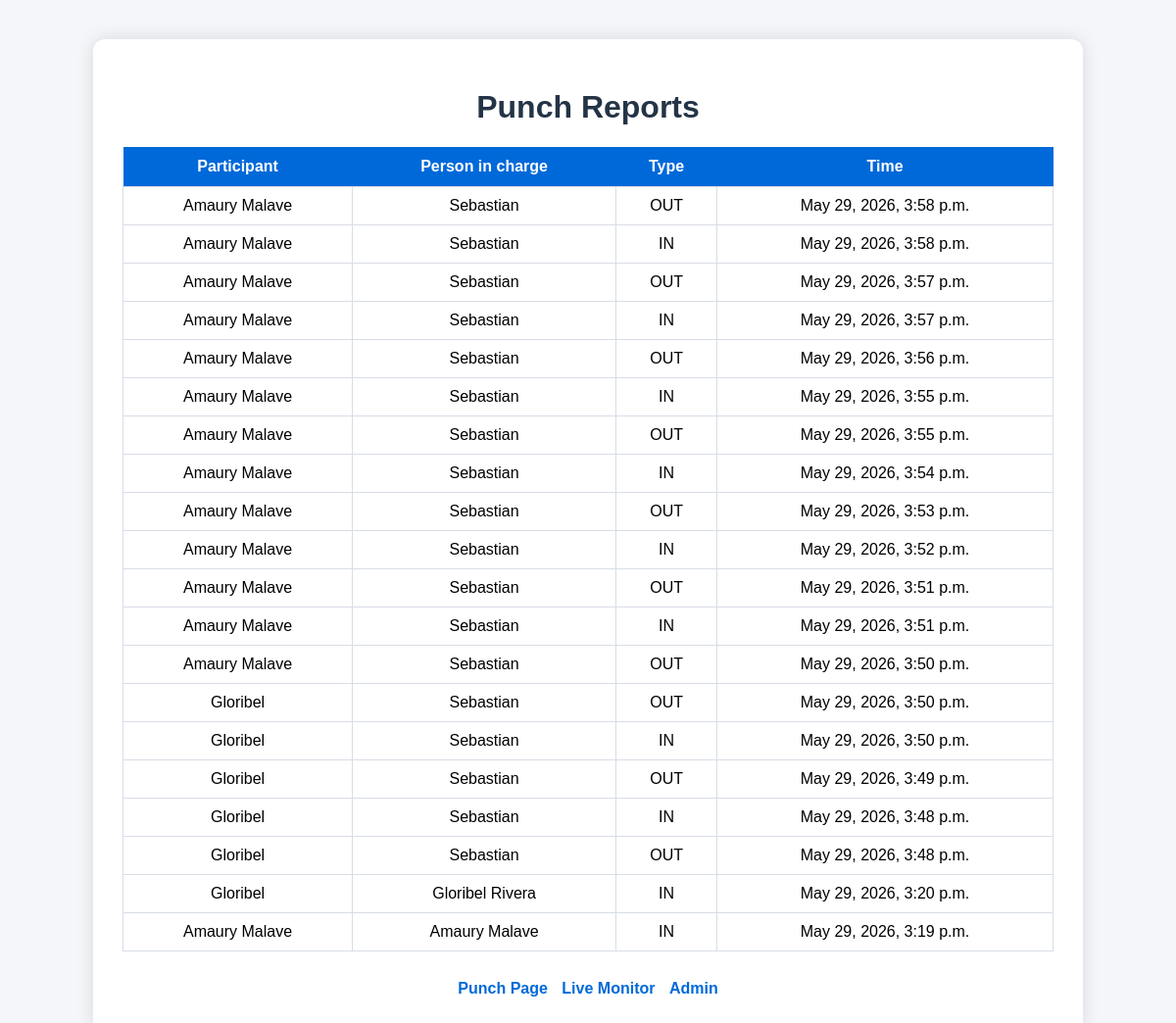
The page /reports/ on the database as committed earlier.
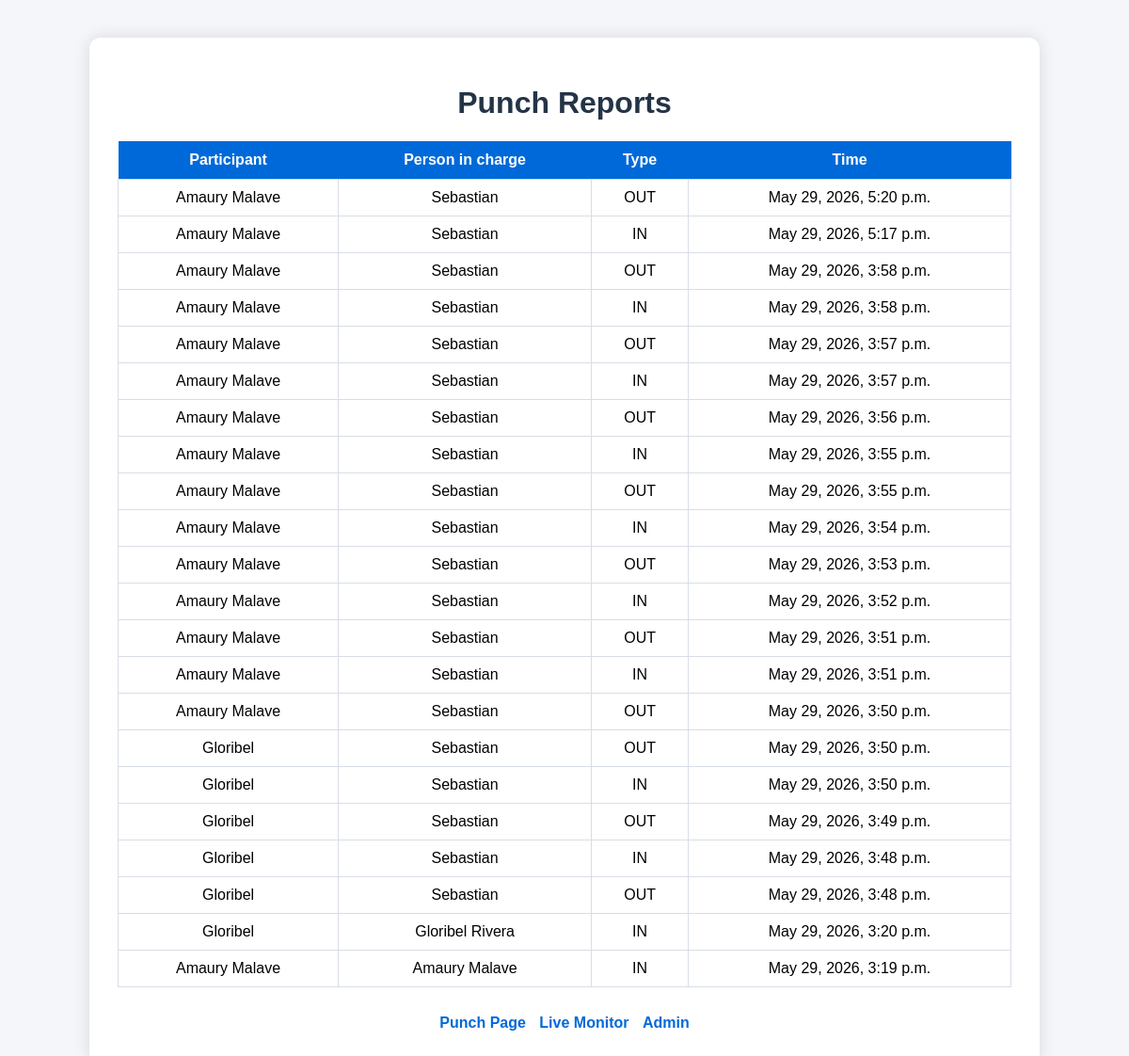
The same page on the database as committed later.
### attendance/models.py (models this page shows, shortened)
class Punch(models.Model):
    PUNCH_TYPES = [
        ("IN", "In"),
        ("OUT", "Out"),
    ]
    employee = models.ForeignKey(Employee, on_delete=models.CASCADE, related_name="punches")
    full_name = models.CharField(max_length=100)
    punch_type = models.CharField(max_length=3, choices=PUNCH_TYPES)
    timestamp = models.DateTimeField(auto_now_add=True)

class Employee(models.Model):
    username = models.CharField(max_length=50, unique=True)
    full_name = models.CharField(max_length=100)
    pin_hash = models.CharField(max_length=255)
    active = models.BooleanField(default=True)
    created_at = models.DateTimeField(auto_now_add=True)

### attendance/views.py (the view)
# urls.py: path('reports/', reports_view, name='reports'),
def reports_view(request):
    punches = Punch.objects.select_related("employee").order_by("-timestamp")
    return render(request, "attendance/reports.html", {
        "punches": punches,
    })

### attendance/templates/attendance/reports.html (shortened to what this page needs)
{% load static %}
<!DOCTYPE html>
<html>
<head>
    <link rel="stylesheet" href="{% static 'attendance/style.css' %}">
</head>
<body>
<div class="container wide">
    <h1>Punch Reports</h1>
    <table>
        <tr>
            <th>Participant</th>
            <th>Person in charge</th>
            <th>Type</th>
            <th>Time</th>
        </tr>
        {% for punch in punches %}
        <tr>
            <td>{{ punch.employee.full_name }}</td>
            <td>{{ punch.full_name }}</td>
            <td>{{ punch.punch_type }}</td>
            <td>{{ punch.timestamp }}</td>
        </tr>
        {% empty %}
        <tr>
            <td colspan="4">No punches yet.</td>
        </tr>
        {% endfor %}
    </table>
    <div class="links">
        <a href="/">Punch Page</a>
        <a href="/live/">Live Monitor</a>
        <a href="/admin/">Admin</a>
    </div>
</div>
</body>
</html>

### attendance/static/attendance/style.css (style rules this page uses)
body { font-family: Arial, sans-serif; background: #f4f6f9; margin: 0; padding: 40px; }
.container { max-width: 520px; margin: auto; background: white; padding: 30px; border-radius: 12px; box-shadow: 0 0 18px rgba(0, 0, 0, 0.12); }
.container.wide { max-width: 950px; }
h1, h2 { color: #243447; text-align: center; }
table { width: 100%; border-collapse: collapse; margin-top: 18px; background: white; }
th { background: #0069d9; color: white; padding: 11px; }
td { border: 1px solid #d8dde6; padding: 10px; text-align: center; }
.links { text-align: center; margin-top: 24px; }
.links a { display: inline-block; margin: 5px; color: #0069d9; text-decoration: none; font-weight: bold; }

Rows that differ between the two databases and show on the page:
added Punch: employee.full_name "Amaury Malave", full_name "Sebastian", punch_type "OUT", timestamp "May 29, 2026, 5:20 p.m."
added Punch: employee.full_name "Amaury Malave", full_name "Sebastian", punch_type "IN", timestamp "May 29, 2026, 5:17 p.m."
